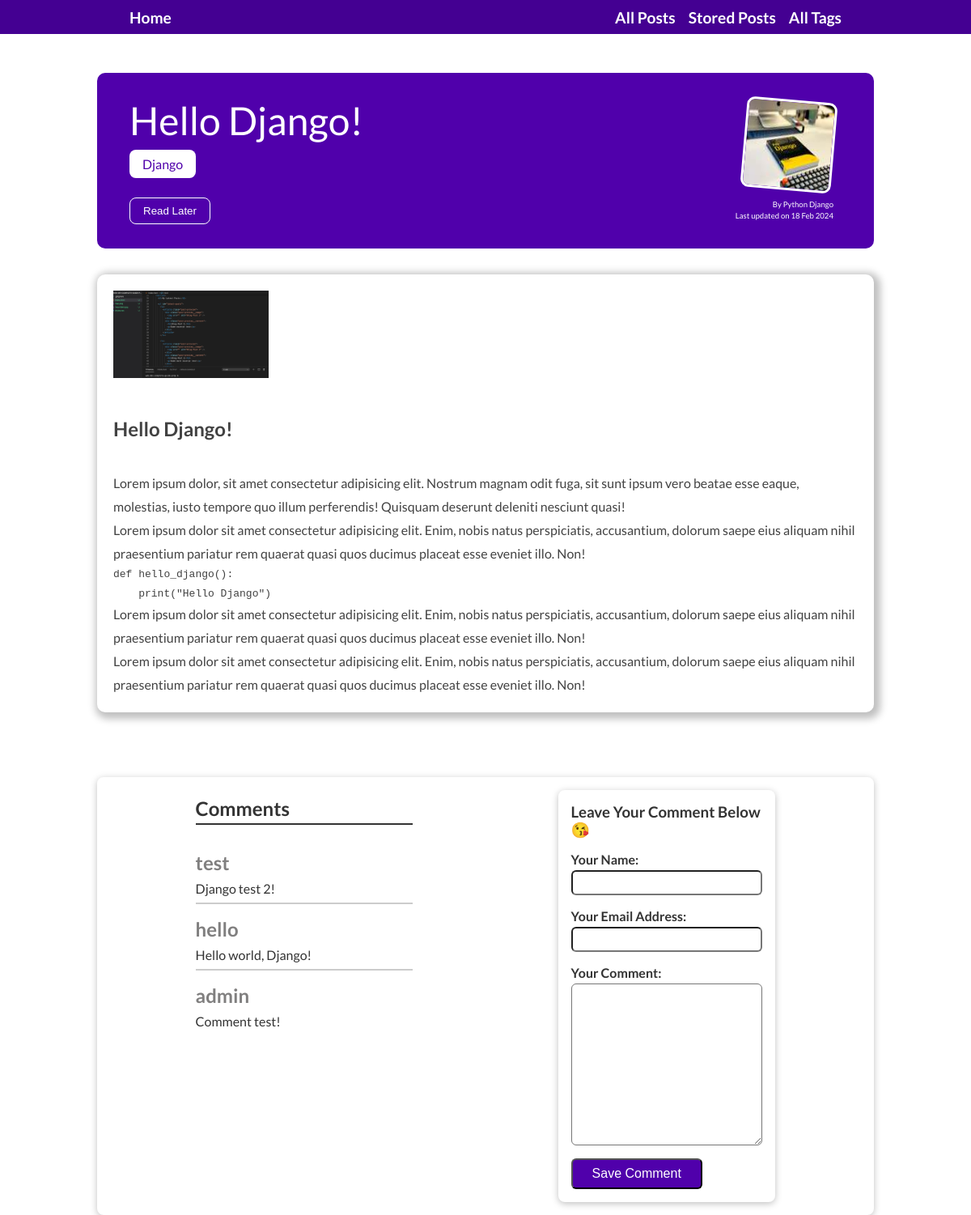
The page /post/hello-django on the database its author committed.
### posts/models.py (models this page shows, shortened)
class Post(models.Model):
    title = models.CharField(max_length=100)
    excerpt = models.CharField(max_length=200, null=True)
    author = models.ForeignKey('Author', on_delete=models.SET_NULL, null=True, related_name="posts")
    posted = models.DateField(auto_now=True)        # Only updated after calling save() method if data already exist!
    body = RichTextUploadingField()
    slug = models.SlugField(default="", blank=True, unique=True, db_index=True)
    image = ProcessedImageField(
        upload_to="posts",
        processors=[
            Adjust(contrast=1.2, sharpness=1.1),
            ResizeToFit(121, 121)
        ],
        format='JPEG',
        options={'quality': 60},
        null=True,
    )
    tags = models.ManyToManyField('Tag', null=True, related_name="posts")
    def save(self, *kwargs, **args):
        self.slug = slugify(self.title)
        super().save(*kwargs, **args)

class Tag(models.Model):
    caption = models.CharField(max_length=20)
    image = ProcessedImageField(
        upload_to="posts",
        processors=[
            Adjust(contrast=1.2, sharpness=1.1),
            SmartResize(width=50, height=50)
        ],
        format='JPEG',
        options={'quality': 60},
        null=True,
    )

class Author(models.Model):
    first_name = models.CharField(max_length=50)
    last_name = models.CharField(max_length=50)
    email = models.EmailField()
    def full_name(self):
        return f"{self.first_name} {self.last_name}"
    def __str__(self):
        return self.full_name()

class Comment(models.Model):
    username = models.CharField(max_length=100)
    email = models.EmailField()
    text = models.TextField(max_length=300)
    post = models.ForeignKey(Post, on_delete=models.CASCADE, related_name="comments")

### posts/views.py (the view, shortened to what this page needs)
# urls.py: path("post/<slug:slug>", views.PostDetailView.as_view(), name="post-detail"),
class PostDetailView(View):
  def get(self, request, slug):
    post = Post.objects.get(slug=slug)
    stored_posts = request.session.get("stored_posts")
    if stored_posts:
      is_read_later = post.id in stored_posts
    else:
      is_read_later = False
    return render(request, "posts/post_detail.html", {
      "post": post,
      "tags": post.tags.all(),
      "comments": post.comments.all().order_by("-id"),
      "comment_form": CommentForm(),
      "read_later": is_read_later,
    })

### posts/forms.py
class CommentForm(forms.ModelForm):
  class Meta:
    model = Comment
    exclude = ["post"]
    labels = {
      "username": "Your Name:",
      "email": "Your Email Address:",
      "text": "Your Comment:",
    }

### posts/templates/posts/post_detail.html (shortened to what this page needs)
{% extends 'base.html' %}
{% load static %}
{% block css_file %}
<link rel="stylesheet" href="{% static 'posts/post_detail.css' %}">
{% endblock %}
{% block content %}
  <section class="section-post-detail">
    <div class="post-title-container">
      <div>
        <p class="post-title">{{ post.title | title }}</p>
        <div class="post-tags">
            {% for tag in tags %}
            <span>{{ tag.caption|title }}</span>
            {% endfor %}
        </div>
        <form class="read-later-form" action="{% url 'read-later' %}" method="POST">
          <button>{% if read_later %}Cancel{% else %}Read Later{% endif %}</button>
        </form>
      </div>
      <div class="post-desc">
        <img src="{{ post.image.url }}" alt="" class="post-image">
        <div class="post-desc-text">
          <p class="post-author">By <a href="mailto:{{ post.author.email }}">{{ post.author }}</a></p>
          <p class="post-posted">Last updated on {{ post.posted|date:"d M Y" }}</p>
        </div>
      </div>
    </div>
    <div class="post-content">
      {{ post.body|safe }}
    </div>
  </section>
  <section class="comments-section">
      {% if comments %}
      <div class="comment-left">
      <h2 class="comments-title">Comments</h2>
      <ul class="comments-list">
        {% for comment in comments %}
          <li>
            <h2>{{ comment.username }}</h2>
            <p>{{ comment.text | linebreaks }}<p>
          </li>
        {% endfor %}
      </ul>
    </div>
      {% endif %}
    <div class="comment">
      <h3 class="comment-ttile">Leave Your Comment Below 😘</h3>
      <form id="comment-form" action="{% url 'post-detail' post.slug %}" method="POST">
        {% for field in comment_form %}
          <div class="form-control {% if field.errors %}invalid{% endif %}">
            {{ field.label_tag }}
            {{ field }}
          </div>
        {% endfor %}
        <button>Save Comment</button>
      </form>
    </div>
  </section>
{% endblock %}

### static/layout.css (style rules this page uses)
* { box-sizing: border-box; margin: 0; }
html { font-family: Lato, sans-serif; color:#333; }
body { width: 100%; height: 100vh; display: flex; flex-direction: column; align-items: center; }
h1 { margin: 2rem 0; }
h2 { font-size: 1.5rem; }
h3 { margin-bottom: 15px; }
a, a:visited { text-decoration: none; }

### static/posts/post_detail.css (style rules this page uses)
.section-post-detail { width: 80%; margin: 3rem auto; }
.post-title-container { width: 100%; background-color: #5000ab; border-radius: 10px; display: flex; align-items: center; justify-content: space-between; padding: 30px 40px; margin-bottom: 2rem; }
.post-title { color: #fff; font-size: 3rem; margin-bottom: 1rem; }
.post-tags { margin-bottom: 2rem; }
.post-tags span { color: #5000ab; background-color: #fff; padding: 0.5rem 1rem; border-radius: 8px; }
.read-later-form button, .read-later-form button:visited { color: #fff; background-color: #5000ab; padding: 0.5rem 1rem; border: 1px solid #fff; border-radius: 8px; cursor: pointer; }
.post-author a, .post-author a:visited { color: #fff; }
.post-desc { display: flex; flex-direction: column; justify-content: right; gap: 0.4rem; color: #fff; font-size: 0.6rem; text-align: right; }
.post-image { width: 7rem; height: 7rem; border: 3px solid #fff; border-radius: 10px; transform: rotate(5deg); margin-bottom: 5px; }
.post-desc-text { line-height: 1.5; transform: translate(-10px, 0px); }
.post-content { width: 100%; padding: 20px; line-height: 1.8; color:#424242; box-shadow: 3px 3px 10px 5px rgba(0,0,0, 0.25); border-radius: 10px; }
.comments-section { margin: 2rem 0; width: 80%; display: flex; align-items: start; justify-content: space-around; padding: 1rem 2rem; border-radius: 8px; background-color: #fff; box-shadow: 0px 2px 8px rgba(0,0,0, 0.25); }
.comment-left { width: 30%; }
.comments-title { padding-bottom: 0.25rem; border-bottom: 2px solid #333; margin: 0.5rem 0 2rem 0; width: 100%; }
.comments-list { list-style: none; margin: 0; padding: 0; }
.comments-list li { margin-bottom: 1rem; border-bottom: 2px solid #ccc; }
.comments-list li:last-child { border-bottom: none; }
.comments-list li h2 { color: #807f7f; }
.comments-list li p { margin-bottom: 0.5rem; }
.comment { width: 30%; padding: 1rem; border-radius: 8px; background-color: #fff; box-shadow: 0px 2px 8px rgba(0,0,0, 0.25); }
.form-control { margin-bottom: 1rem; }
.form-control label { display: block; margin-bottom: 0.25rem; }
.form-control label { font-weight: bold; }
.form-control input, .form-control textarea { display: block; width: 100%; font: inherit; padding: 0.25rem; border-radius: 6px; }
.comment button, .comment button:visited { background: none; background-color: #5000ab; color: #fff; border-radius: 6px; padding: 0.5rem 1.5rem; font-size: 1rem; }

### rows shown on the page
Post: title "Hello Django!", image (picture), author "Python Django", posted "18 Feb 2024", body (picture), body "Hello Django! Lorem ipsum dolor, sit amet consectetur adipisicing elit. Nostrum magnam odit fuga, sit sunt ipsum vero beatae esse eaque, molestias, iusto tempore quo illum perferendis! Quisquam deserunt deleniti nesciunt quasi! Lorem ipsum dolor sit amet consectetur adipisicing elit. Enim, nobis natus perspiciatis, accusantium, dolorum saepe eius aliquam nihil praesentium pariatur rem quaerat quasi quos ducimus placeat esse eveniet illo. Non! def hello_django(): print(\"Hello Django\") Lorem ipsum dolor sit amet consectetur adipisicing elit. Enim, nobis natus perspiciatis, accusantium, dolorum saepe eius aliquam nihil praesentium pariatur rem quaerat quasi quos ducimus placeat esse eveniet…"
Tag: caption "Django"
Comment: username "test", text "Django test 2!"
Comment: username "hello", text "Hello world, Django!"
Comment: username "admin", text "Comment test!"

### other values the page prints
{{ field.label_tag }} "Your Name:" "Your Email Address:" "Your Comment:"
